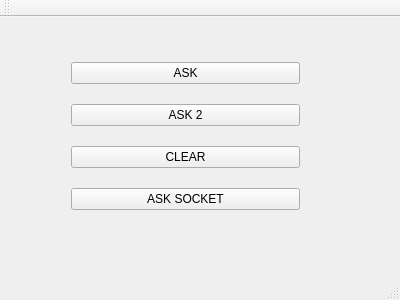
<?xml version="1.0" encoding="UTF-8"?>
<ui version="4.0">
 <class>MainWindow</class>
 <widget class="QMainWindow" name="MainWindow">
  <property name="geometry">
   <rect>
    <x>0</x>
    <y>0</y>
    <width>400</width>
    <height>300</height>
   </rect>
  </property>
  <property name="windowTitle">
   <string>MainWindow</string>
  </property>
  <property name="styleSheet">
   <string notr="true"/>
  </property>
  <widget class="QWidget" name="centralWidget">
   <widget class="QWidget" name="layoutWidget">
    <property name="geometry">
     <rect>
      <x>60</x>
      <y>20</y>
      <width>251</width>
      <height>201</height>
     </rect>
    </property>
    <layout class="QVBoxLayout" name="verticalLayout">
     <item>
      <widget class="QPushButton" name="btnAsk">
       <property name="text">
        <string>ASK</string>
       </property>
      </widget>
     </item>
     <item>
      <widget class="QPushButton" name="btnAsk2">
       <property name="text">
        <string>ASK 2</string>
       </property>
      </widget>
     </item>
     <item>
      <widget class="QPushButton" name="btnClear">
       <property name="text">
        <string>CLEAR</string>
       </property>
      </widget>
     </item>
     <item>
      <widget class="QPushButton" name="pushAskSocket">
       <property name="text">
        <string>ASK SOCKET</string>
       </property>
      </widget>
     </item>
    </layout>
   </widget>
  </widget>
  <widget class="QMenuBar" name="menuBar">
   <property name="geometry">
    <rect>
     <x>0</x>
     <y>0</y>
     <width>400</width>
     <height>21</height>
    </rect>
   </property>
  </widget>
  <widget class="QToolBar" name="mainToolBar">
   <attribute name="toolBarArea">
    <enum>TopToolBarArea</enum>
   </attribute>
   <attribute name="toolBarBreak">
    <bool>false</bool>
   </attribute>
  </widget>
  <widget class="QStatusBar" name="statusBar"/>
 </widget>
 <layoutdefault spacing="6" margin="11"/>
 <resources/>
 <connections/>
</ui>
